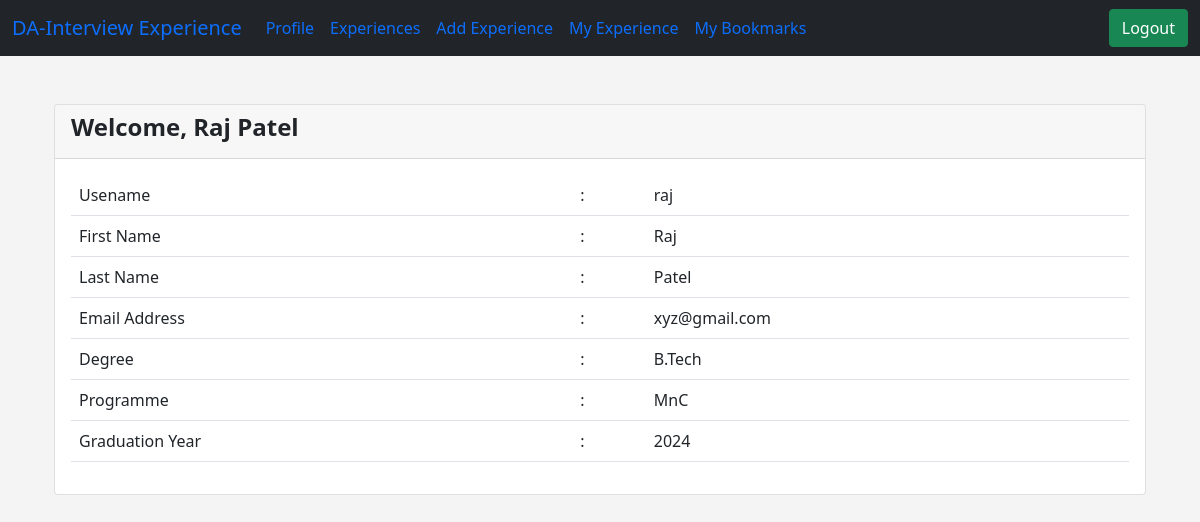
Page /home/home/ (signed in) on the committed database.
### customer/models.py (models this page shows)
class customer(models.Model):
    username = models.ForeignKey(User, on_delete=models.CASCADE)
    degree = models.CharField(max_length=200,null=True)
    program = models.CharField(max_length=200,null=True)
    graduation_year = models.IntegerField(null=True)
    def __str__(self):
        return self.username.first_name

### interview_experiences/views.py (the view)
# urls.py: 2. Add a URL to urlpatterns:  path('', views.home, name='home')
def home(request):
    if request.user.is_authenticated:
        try:
            details = customer.objects.get(username=request.user)
        except customer.DoesNotExist:
            details = None
        params = {'details':details}
        print(details)
        return render(request,'home.html/',params)
    else:
        return render(request, 'ano_user.html/')

### interview_experiences/templates/home.html (shortened to what this page needs)
{% extends 'base.html' %}
{% block content %}
{% if user.is_authenticated %}
<br>
<div class="container">
    <div class="row">
        <div class="col-md-12">
             <div class="card">
                    <div class="card-header">
                        <div class="row">
                            <div class="col-md-10">
                                <h4 class="card-title"><strong> Welcome, {{ user.first_name }} {{ user.last_name }}&nbsp;</strong></h4>
                            </div>
                        </div>
                    </div>
                    <div class="card-body">
                        <div class="table-responsive table-hover">
                            <table class="table">
                            <tbody>
                            <tr>
                                <td>Usename</td>
                                <td>:</td>
                                <td>{{ user.username }} </td>
                            </tr>
                            <tr>
                                <td>First Name</td>
                                <td>:</td>
                                <td> {{ user.first_name }} </td>
                            </tr>
                            <tr>
                                <td>Last Name</td>
                                <td>:</td>
                                <td>{{ user.last_name }}</td>
                            </tr>
                            <tr>
                                <td>Email Address</td>
                                <td>:</td>
                                <td>{{ user.email }}</td>
                            </tr>
                            <tr>
                                <td> Degree </td>
                                <td>:</td>
                                <td>{{ details.degree }} </td>
                            </tr>
                            <tr>
                                <td>Programme</td>
                                <td>:</td>
                                <td>{{ details.program }}</td>
                            </tr>
                            <tr>
                                <td>Graduation Year</td>
                                <td>:</td>
                                <td>{{ details.graduation_year }} </td>
                            </tr>
                            </tbody>
                        </table>
                                            </div>
                </div>
            </div>
        </div>
    </div>
</div>
<br>
{% else %}
	<h1>Sorry! You Must Be Logged In To View This Page...</h1>
	<a href="{% url 'login' %}">Login Here</a>
{% endif %}
		{% endblock %}

### customer/templates/base.html (style rules this page uses)
body { background: #f4f4f4; }

### rows in the picture
customer: degree "B.Tech", program "MnC", graduation_year "2024"

### other values in the picture
{{ user.first_name }} "Raj"
{{ user.last_name }} "Patel"
{{ user.username }} "raj"
{{ user.email }} "xyz@gmail.com"
